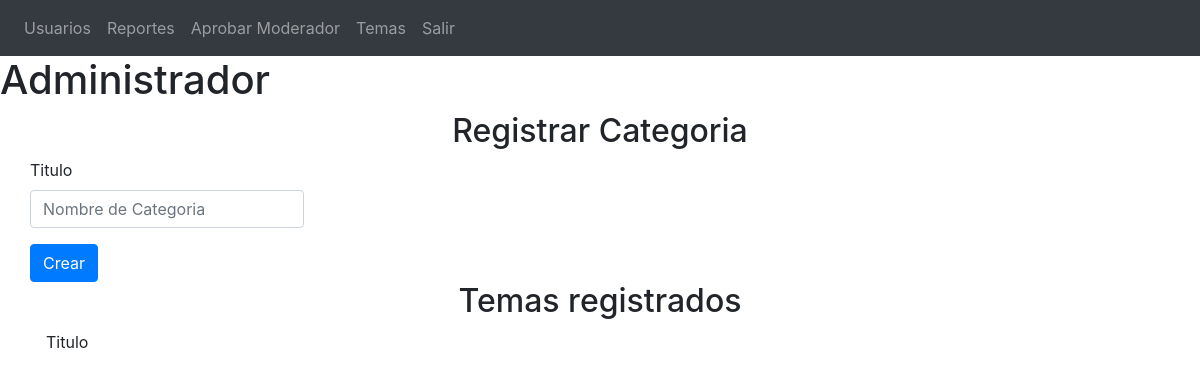
/temas.php, run on an earlier commit of the app's database.
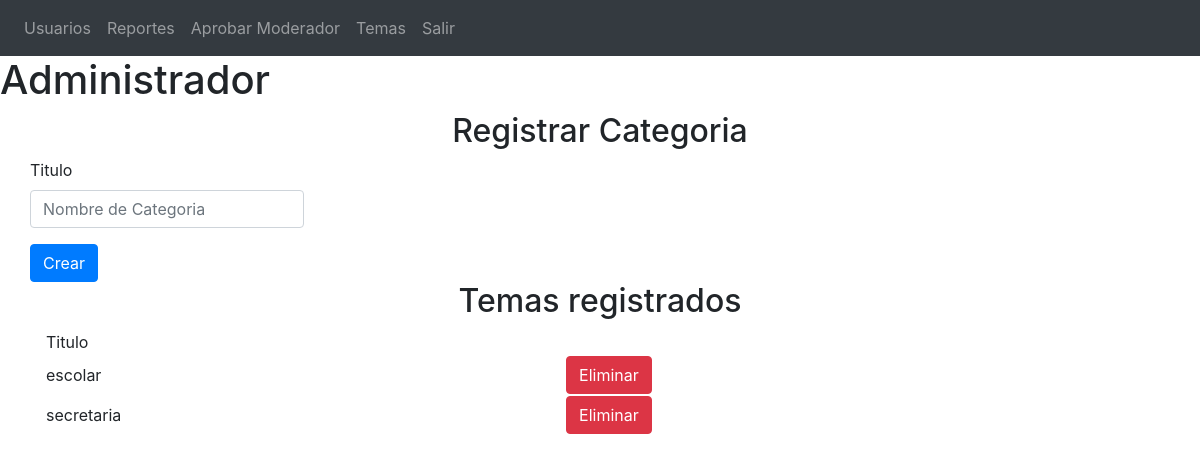
And on a later commit of the database.
### tables this page shows
CREATE TABLE IF NOT EXISTS `categoria` (
  `id_categoria` int(11) NOT NULL AUTO_INCREMENT,
  `titulo` varchar(45) NOT NULL,
  PRIMARY KEY (`id_categoria`)
);

### temas.php (the view, shortened to what this page needs)
<!DOCTYPE html>
<html lang="es">
    <head>
        <link rel="stylesheet" type="text/css" href="#">
        <link rel="stylesheet" href="https://maxcdn.bootstrapcdn.com/bootstrap/4.0.0/css/bootstrap.min.css">
    </head>
<body>
<nav class="navbar navbar-expand-sm bg-dark navbar-dark">
    <ul class="navbar-nav">
      <li class="nav-item ">
        <a class="nav-link" href="admin.php">Usuarios</a>
      </li>
      <li class="nav-item">
        <a class="nav-link" href="admin.php">Reportes</a>
      </li>
      <li class="nav-item">
        <a class="nav-link" href="aprobarModerador.php">Aprobar Moderador</a>
      </li>
      <li class="nav-item">
        <a class="nav-link" href="temas.php">Temas</a>
      </li>
      <li class="nav-item">
        <a class="nav-link" href="cerrarsesion.php">Salir</a>
      </li>
  </ul>
</nav>
<h1>Administrador</h1>
<div class="container">
  <h2 style="text-align:center">Registrar Categoria</h2>
  <div class="row">
    <form method="post" action="registrarCategoria.php">
      <div class="form-group">
        <label for="exampleInput">Titulo</label>
        <input type="text" required class="form-control" id="exampleInput" name="titulo" aria-describedby="emailHelp" placeholder="Nombre de Categoria">
      </div>
      <button type="submit" class="btn btn-primary">Crear</button>
    </form>
  </div>
</div>
<div class="container">
    <h2 style="text-align:center">Temas registrados</h2>
<div class="container">
   <div class="row">
        <table style="width: 100%;">
            <thead>
                <tr>
                    <td>Titulo</td>
                </tr>
                <?php
                require_once('conexion.php');
                $query = $conn->prepare("SELECT * FROM categoria ");
                $query->execute();
                while($res = $query->fetch()) {
                    echo "<tr>";
                    echo "<td>".$res['titulo']."</td>";
                    echo "<td><a href='eliminarCategoria.php?categoria=$res[id_categoria]'> <button type='button' class='btn btn-danger'>Eliminar</button></a></td>";
                    echo "</tr>";
                }
            ?>
            </thead>
            </table>
        </div>
    </div>
    </body>
</html>

What changed in the data, as far as the page shows it:
added categoria: titulo "escolar"
added categoria: titulo "secretaria"
